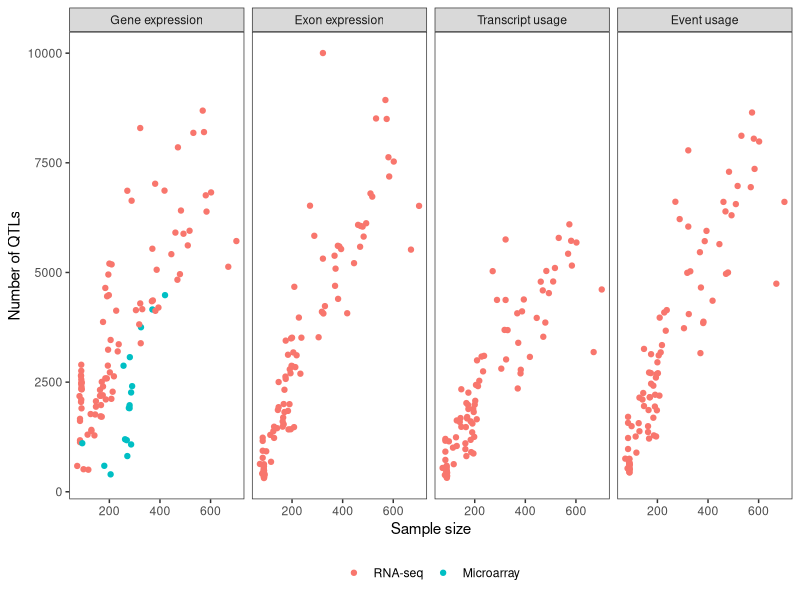

Reproduce this figure in R.
library(tidyverse)
library(ggplot2)
# library(plotly)

#################################

# sumstat_path = "/Users/kerimov/Work/temp_files/manuscript_figures_temp/perm_results_new/"
# suffix = ".permuted.txt.gz"
# files <- list.files(sumstat_path, pattern=suffix)
# 
# datasets = lapply(files, function(file){
#   data = readr::read_tsv(file.path(sumstat_path, file))
#   data$p_adj = p.adjust(data$p_beta, method = "fdr")
#   n = nrow(dplyr::filter(data, p_adj <= 0.05))
#   return(list(dataset=sub(".permuted.txt.gz", "", file), n_significant=n))
# })
# 
# datasets = dplyr::bind_rows(datasets)
# readr::write_tsv(datasets, "dataset_significant_qtls.tsv")

#################################
# sample sizes
# dir_path = "../../GitHub//SampleArcheology/studies/cleaned_for_manuscript/"
# 
# microarray_study_names <- c("CEDAR", "Fairfax_2014", "Kasela_2017", "Naranbhai_2015", "Fairfax_2012")
# rnaseq_study_names <- c("Alasoo_2018", "BLUEPRINT", "BrainSeq", "GTEx", "FUSION", "GENCORD", "GEUVADIS", "HipSci", "Lepik_2017", "Nedelec_2016", "Quach_2016", "ROSMAP", "Schmiedel_2018", "Schwartzentruber_2018", "TwinsUK", "van_de_Bunt_2015")
# 
# files = c(rnaseq_study_names, microarray_study_names)
# tbls = lapply(files, function(file){
#   tbl = read_tsv(paste0(dir_path, file, ".tsv"), col_types = cols_only(rna_qc_passed="l",
#                                                                   genotype_qc_passed="l",
#                                                                   sample_id="c",
#                                                                   qtl_group="c",
#                                                                   cell_type="c",
#                                                                   study="c"))
#   return(tbl)
# })
# studies = bind_rows(tbls)
# studies = studies %>% filter(rna_qc_passed == TRUE, genotype_qc_passed == TRUE)
# sample_size = studies %>%
#   group_by(qtl_group, study) %>%
#   summarise(dataset_sample_size=n())
# sample_size = sample_size %>% mutate(dataset=paste(study, qtl_group, sep="."))
# sample_size %>% write_tsv("../../GitHub/eQTL-Catalogue-resources/manuscript/figures/naive_sample_sizes/sample_sizes.tsv")

#################################
sample_size = readr::read_tsv("sample_sizes.tsv")
datasets = readr::read_tsv("dataset_significant_qtls.tsv")
# split into datast and quantification method 
datasets = datasets %>% tidyr::separate(dataset, into=c("dataset", "term"), sep="_(?!.*_)")
datasets = datasets %>% mutate(dataset = gsub(pattern = "GTExV8", replacement = "GTEx", x = dataset))

datasets = datasets %>% left_join(sample_size)
datasets = datasets %>% mutate(type=if_else(term=="microarray", "Microarray", "RNA-seq")) %>% 
  mutate(term=if_else(term=="microarray", "ge", term))

datasets$term = factor(datasets$term, levels = c("ge", "exon", "tx", "txrev"),
                       labels = c("Gene expression", "Exon expression", "Transcript usage", "Event usage"))

datasets$type = factor(datasets$type, levels=c("RNA-seq", "Microarray"))
# 4x12  
plt = ggplot(datasets, aes(dataset_sample_size, n_significant, colour=type, dataset=dataset)) +
  geom_point() +
  facet_grid(. ~ term) +
  theme_bw() +
  theme(legend.position = "bottom", legend.title = element_blank(), panel.grid = element_blank())+
  ylab("Number of QTLs") + 
  xlab("Sample size")

ggsave("quantification_methods_sample_size.pdf", plt, width=8, height = 2.8)

#################################
# make significant qtl metadata table (supplementary material 1)


ontology_map = readr::read_tsv("../../../ontology_mappings/tissue_ontology_mapping.tsv")
condition_ontology_map = readr::read_tsv("../../../ontology_mappings/cell_type_condition_mapping.tsv")
friendly_names = readr::read_tsv("../../../ontology_mappings/friendly_names.tsv") %>%
  dplyr::select(tissue_ontology_id, tissue_label)

ontology_map <- ontology_map %>% dplyr::mutate(study_qtlgroup = paste0(study, ".", qtl_group)) %>%
  dplyr::left_join(friendly_names) %>% 
  select(study_qtlgroup, tissue_ontology_id, tissue_ontology_term, tissue_label)
condition_ontology_map <- condition_ontology_map %>% 
  dplyr::mutate(study_qtlgroup = paste0(study, ".", qtl_group)) %>% 
  dplyr::select(study_qtlgroup, condition, condition_label)

sample_size = readr::read_tsv("sample_sizes.tsv")
datasets = readr::read_tsv("dataset_significant_qtls.tsv")

# split into datast and quantification method 
datasets = datasets %>% tidyr::separate(dataset, into=c("dataset", "quant_method"), sep="_(?!.*_)")
datasets = datasets %>% 
  mutate(dataset = gsub(pattern = "GTExV8", replacement = "GTEx", x = dataset)) %>% 
  mutate(dataset = gsub(pattern = "BLUEPRINT_SE", replacement = "BLUEPRINT", x = dataset)) %>% 
  mutate(dataset = gsub(pattern = "BLUEPRINT_PE", replacement = "BLUEPRINT", x = dataset)) 

datasets = datasets %>% left_join(sample_size)
datasets = datasets %>% 
  mutate(study_qtlgroup = paste0(study, ".", qtl_group)) %>% 
  mutate(type=if_else(quant_method=="microarray", "Microarray", "RNA-seq")) %>% 
  mutate(quant_method=if_else(quant_method=="microarray", "ge", quant_method))

datasets_with_ontology <- datasets %>% 
  left_join(ontology_map) %>% 
  left_join(condition_ontology_map)

datasets_with_ontology_wide <- datasets_with_ontology %>% 
  pivot_wider(names_from = quant_method, values_from = n_significant) %>% 
  select(dataset, study, qtl_group, type, condition, condition_label, tissue_ontology_id, tissue_ontology_term, tissue_label, ge, exon, tx, txrev)

write_tsv(datasets_with_ontology_wide, "sign_qtl_counts_with_meta.tsv")
